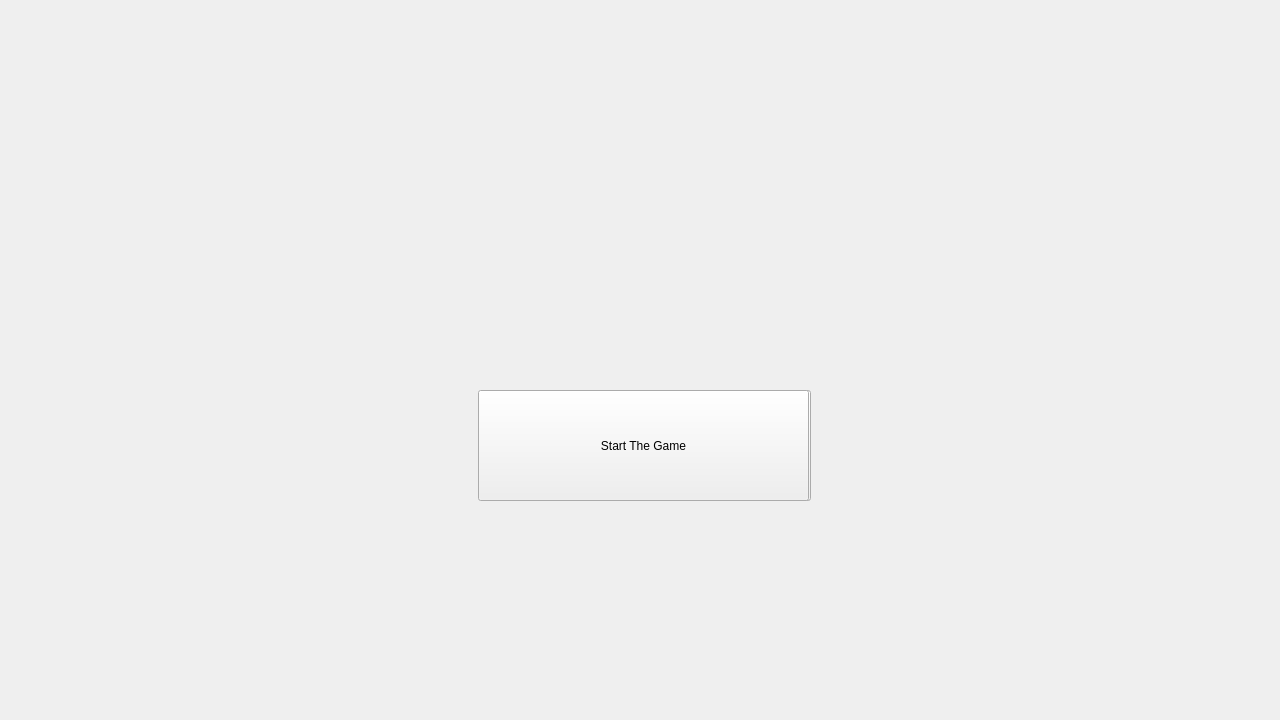
<?xml version="1.0" encoding="UTF-8"?>
<ui version="4.0">
 <class>Widget</class>
 <widget class="QWidget" name="Widget">
  <property name="geometry">
   <rect>
    <x>0</x>
    <y>0</y>
    <width>1280</width>
    <height>720</height>
   </rect>
  </property>
  <property name="maximumSize">
   <size>
    <width>1280</width>
    <height>720</height>
   </size>
  </property>
  <property name="windowTitle">
   <string>Widget</string>
  </property>
  <widget class="QPushButton" name="restart">
   <property name="geometry">
    <rect>
     <x>480</x>
     <y>390</y>
     <width>331</width>
     <height>111</height>
    </rect>
   </property>
   <property name="text">
    <string>Restart The Game</string>
   </property>
  </widget>
  <widget class="QPushButton" name="start">
   <property name="geometry">
    <rect>
     <x>478</x>
     <y>390</y>
     <width>331</width>
     <height>111</height>
    </rect>
   </property>
   <property name="text">
    <string>Start The Game</string>
   </property>
  </widget>
 </widget>
 <layoutdefault spacing="6" margin="11"/>
 <resources/>
 <connections/>
</ui>
